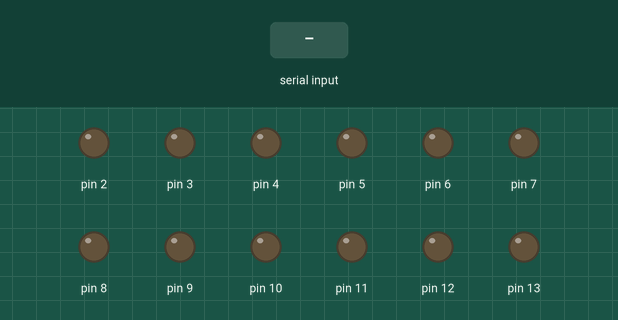
This sketch was run on a simulated Arduino Uno, built with avr-gcc and run on an emulated ATmega328P. Shown: output pins drawn as LEDs (lit = HIGH). The test bench sets the inputs (shaded band).

Above: at 1.2 s.
1.3 s: "a" received over Serial
At 2.1 s:
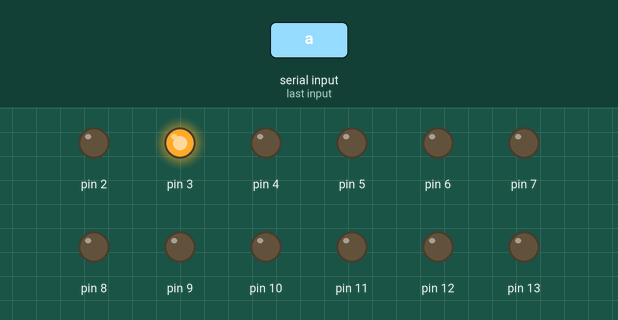
2.8 s: "b" received over Serial
At 3.2 s:
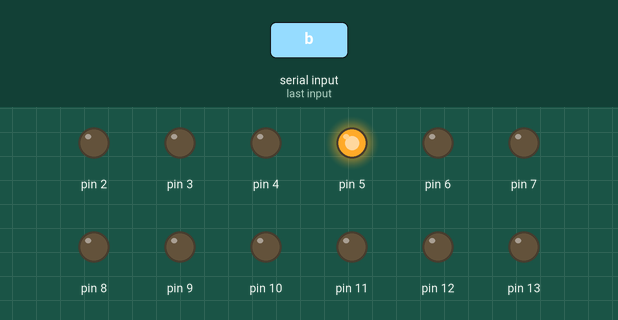
4.3 s: "c" received over Serial
At 5.5 s:
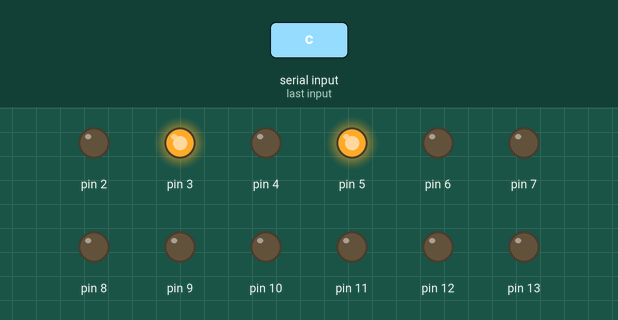
5.8 s: "d" received over Serial
At 7.1 s:
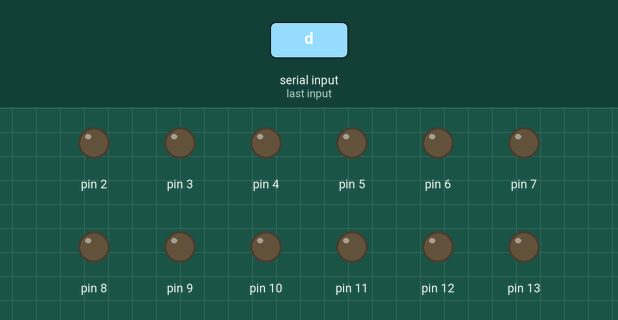
Timing chart, 0 to 8.8 s (numbered marks = the images above; inputs shaded):
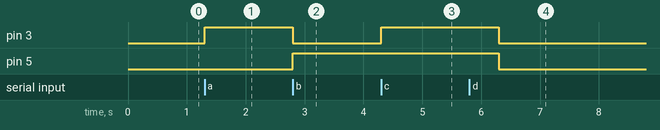

The sketch:

Prueba.ino
```cpp
#include "Robotec.h"
Robotec ROB;
char serialCharacter;

void setup()
{
	Serial.begin(9600);
	pinMode(2, OUTPUT);
	pinMode(4, OUTPUT);
	pinMode(6, OUTPUT);
	pinMode(7, OUTPUT);
	pinMode(8, OUTPUT);
	pinMode(9, OUTPUT);
	pinMode(10, OUTPUT);
	pinMode(11, OUTPUT);
	pinMode(12, OUTPUT);
	pinMode(13, OUTPUT);
        ROB.MoveRobot(0, 0);
}
  /* add main program code here */


void loop()
{
  if(Serial.available()>0)
  {
    serialCharacter=Serial.read();
    switch(serialCharacter)
    {
               //a: Si la mano esta en la derecha
      case 'a':
              ROB.MoveRobotRight(1,0);
                break;

                //b:Si la mano esta en la izquierda
      case 'b':
              ROB.MoveRobotLeft(0,1);
                break;

                //c: Si la mano esta arriba
      case 'c':
               ROB.MoveRobotStraight(1,1);
               break;

                //d: Si la mano esta abajo
      case 'd':
               ROB.MoveRobotBack(-1,-1);
                 break;
      //Los motores no se mueven e
      case 'e':
               ROB.StopRobotMove(0,0);


                 break;
                //Cualquier otra cosa
      case 'f':
        ROB.TurnOnOffLED1(0);
                 ROB.TurnOnOffLED2(0);
                 ROB.TurnOnOffLED3(0);
                 ROB.TurnOnOffLED4(0);
                 ROB.MoveRobot(0, 0);
                 break;
      default:   ROB.TurnOnOffLED1(1);
                 ROB.TurnOnOffLED2(0);
                 ROB.TurnOnOffLED3(0);
                 ROB.TurnOnOffLED4(1);
                 ROB.MoveRobot(0, 0);
                 break;
    }
  }
}
```

Measured:
- after the input at 1.3 s, pin 3: LOW → HIGH at once
- after the input at 2.8 s, pin 3: HIGH → LOW at once; pin 5: LOW → HIGH at once
- after the input at 4.3 s, pin 3: LOW → HIGH at once
- after the input at 5.8 s, pin 3, pin 5: HIGH → LOW after 0.50 s
